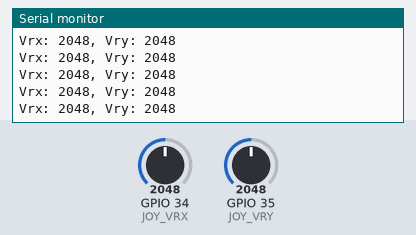
Bench run of a sketch on a simulated ESP32. Parts: the last lines printed to the serial monitor. The inputs (shaded band) are chosen by the test bench; at power-on: GPIO 34 (JOY_VRX) = 2048, GPIO 35 (JOY_VRY) = 2048.

Above: at 1.2 s.
1.3 s: GPIO 34 (JOY_VRX) set to 2866
At 1.31 s:
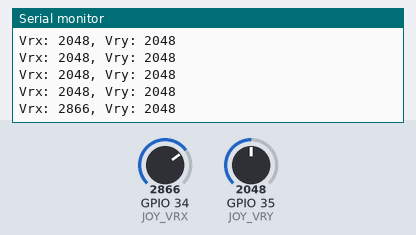
2.8 s: GPIO 35 (JOY_VRY) set to 2866
At 2.82 s:
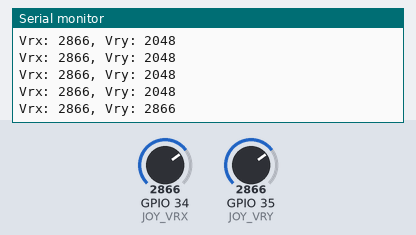
4.3 s: GPIO 34 (JOY_VRX) set to 3603
At 4.32 s:
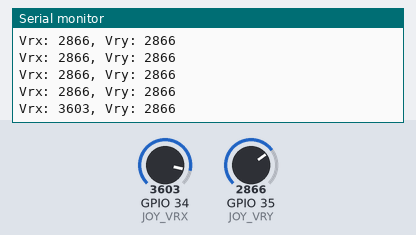
5.8 s: GPIO 35 (JOY_VRY) set to 3603
At 5.83 s:
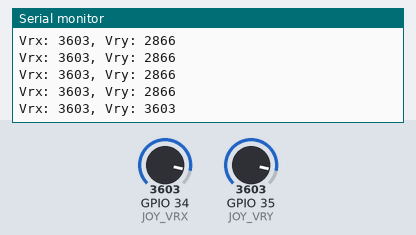
Timing chart, 0 to 8.3 s (numbered marks = the images above; inputs shaded):
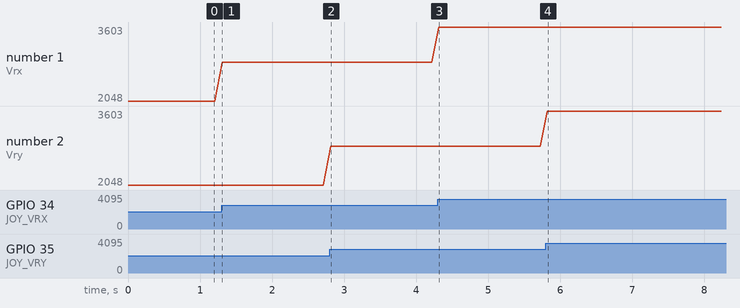

The sketch:

joystick-control.ino
```cpp
// Joystick Analógico ESP32

// Pines para conexión
const int JOY_VRX = 34; // A1 (Vrx)
const int JOY_VRY = 35; // A2 (Vry)
const int JOY_SW = 32; // D0 (SW)

void setup() {
  Serial.begin(115200); // Inicializar la comunicación serie a 115200 baudios

  // Configurar entradas analógicas como pines analógicos
  pinMode(JOY_VRX, INPUT);
  pinMode(JOY_VRY, INPUT);
}

void loop() {
  // Leer valor del joystick en el pin Vrx
  int vrx = analogRead(JOY_VRX);

  // Leer valor del joystick en el pin Vry
  int vry = analogRead(JOY_VRY);

  // Imprimir valores en la consola para depuración
  Serial.print("Vrx: ");
  Serial.print(vrx);
  Serial.print(", Vry: ");
  Serial.println(vry);

  delay(100); // Retraso de 100ms para no sobrecargar el puerto serie
}
```

Measured:
- after the input at 1.3 s, the serial monitor: prints a new line at once (image 1)
- after the input at 2.8 s, the serial monitor: prints a new line at once (image 2)
- after the input at 4.3 s, the serial monitor: prints a new line at once (image 3)
- after the input at 5.8 s, the serial monitor: prints a new line at once (image 4)
- plotted number 1: 2048 → 2866 after the input at 1.3 s, 2866 → 3603 after the input at 4.3 s
